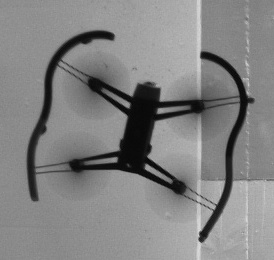
#> input picture classes/CS493-DirectedStudy/images/HOGim.jpg, 274 x 260 px
$ python main.py images/HOGim.jpg images/ferrisWheel.jpg   (older library calls are emulated)
#> lines starting #> are read from the running program, lines starting #| are printed output that depends on the picture
#> further down, hogImage is the input picture: shape (260, 274, 3); min 3, max 218, mean 130.5
### classes/CS493-DirectedStudy/hog.py
import cv2
import math
import numpy as np
from PIL import Image

def HOGifyImage(imname, xDim, yDim):
#> called with xDim = 128, yDim = 128
	imname = cv2.resize(imname, (xDim, yDim))
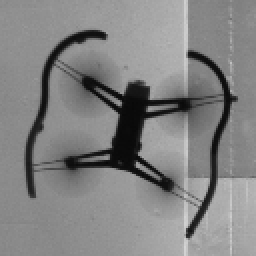
#> imname: shape (128, 128, 3) (shown 2 times larger); min 7, max 213, mean 130.4
	imname = np.float32(imname)/255.0;
	return imname

def fillHistogram(angle, mag, hist):
	dist = (angle % 20) / 20
	upper =  mag * dist
	lower = mag * (1-dist)
	temp = (angle % 180) / 20
	lowbin = int(math.floor(temp))
	upbin = (int(math.ceil(temp))%9)
	hist[lowbin] += lower
	hist[upbin] += upper

def normalizeBlock(h1, h2, h3, h4):
	sum = 0.0
	normalVector = np.zeros(36)

	for i in range(9):
		sum += (h1[i]**2 + h2[i]**2 + h3[i]**2 + h4[i]**2)

	normal = sum**0.5

	for i in range(9):
		if normal != 0:
			normalVector[i] = h1[i]/normal
			normalVector[i+9] = h2[i]/normal
			normalVector[i+18] = h3[i]/normal
			normalVector[i+27] = h4[i]/normal

	return normalVector

def concat(features, blocks):
	for block in blocks:
		for b in block:
			features.append(b)

def HOG(im):
	# Apply Sobel masks for edge detection
	gx = cv2.Sobel(im, cv2.CV_32F, 1, 0, ksize=1)
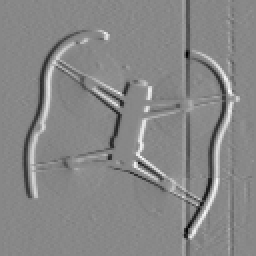
#> gx: shape (128, 128, 3) float32 (shown 2 times larger); min -0.682, max 0.604, mean 0.000521; drawn with min black and max white
	gy = cv2.Sobel(im, cv2.CV_32F, 0, 1, ksize=1)
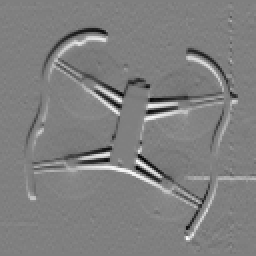
#> gy: shape (128, 128, 3) float32 (shown 2 times larger); min -0.588, max 0.584, mean 0.00026; drawn with min black and max white

	# Find magnitude and angle of sobel masks
	mag, angle = cv2.cartToPolar(gx, gy, angleInDegrees=True)
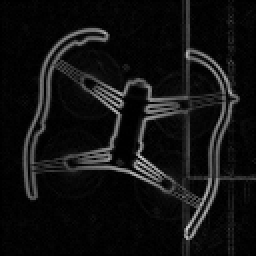
#> mag: shape (128, 128, 3) float32 (shown 2 times larger); min 0, max 0.817, mean 0.0703
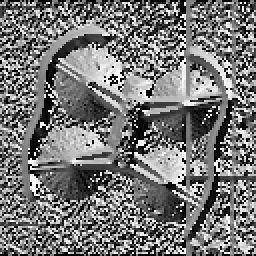
#> angle: shape (128, 128, 3) float32 (shown 2 times larger); min 0, max 359.2, mean 166.6; drawn with min black and max white

	# Create array of histos
	histograms = np.zeros((16,16,9))

	# Loop across every 8x8 block of pixels
	xpos = 0
	ypos = 0

	for i in range(0, 16):
		for j in range(0, 16):
			for x in range(xpos, xpos + 8):
				for y in range(ypos, ypos + 8):
					fillHistogram(angle[xpos][ypos][0], mag[xpos][ypos][0], histograms[i][j] )
			ypos += 8
			if ypos == 128:
				ypos = 0
				xpos += 8
#> this loop made 16 passes

	# Normalize 16x16 blocks
	blocks = []
	for r in range(0, 15):
		for c in range(0, 15):
			blocks.append(normalizeBlock(histograms[r][c], histograms[r][c+1], histograms[r+1][c], histograms[r+1][c+1]))

	# Concatenate the vectors
	featureVector = []
	concat(featureVector, blocks)
	featureVector = np.array(featureVector)

	return featureVector


### classes/CS493-DirectedStudy/main.py
# this program takes in an image and a video from the command line
# constructs a HOG feature descriptor out of the image
# and uses optical flow to compares two video frames to find if there is a difference in the images
# then verifies a continual disturbance in the video
# and once confirmed creates a bounding box on the frame
# creates another HOG feature descriptor out of that bounded area
# compares the two and if within defined threshold begins tracking the object found

import cv2
import sys
import numpy as np
import imutils
from PIL import Image as img
from PIL import ImageChops as imgc
from hog import HOG
from hog import HOGifyImage as hogify


def frameCheck(ok):
	if not ok:
		print("Error: Cannot read frame of video file")
		sys.exit()

# iterate through objects taking
# take each element and computer difference vector
# instead of wasting time iterating through each object multiple times
# automatically use computed value to create running similarity score
# calculate similarity score by taking magnitude of difference vector
def compareHOG(h1, h2):
	sum = 0
	# sum the squared difference of the two feature descriptors
	for i, j in zip(h1,h2):
		sum += (i - j)**2

	# root the sum and return it as the similarity score
	return sum**0.5


if __name__ == '__main__':
	# variables
	imageIsBlack = True
	contiguous = 0
	imageIsNotEntirelyBlack = False
	desiredThreshold = 19
	frameCount = 0
	contiguousPassed = False
	contiguousFramesNeeded = 35
	xSmallest = 8192
	ySmallest = 8192
	largestXW = 0
	largestYH = 0
	num = 0

	# detect based on HOG
	if len(sys.argv) != 3:
		print("Error: command line should look like: \"python <fileName.py> <target image> <video file>\"")
		sys.exit()

	# read video
	video = cv2.VideoCapture(sys.argv[2])

	# exit if video not opened
	if not video.isOpened():
		print("Error: Could not open video")
		sys.exit()

	# create HOG and feature descriptor
	hogImage = cv2.imread(sys.argv[1])
	hogImage = hogify(hogImage, 128, 128)
	targetFD = HOG(hogImage)

	# while we do not have 10 consecutive frames that have changed
	print( "Processing video... ")
	while not contiguousPassed:
		while imageIsBlack:
			# get first frame and resize if ok
			ok, frame = video.read()
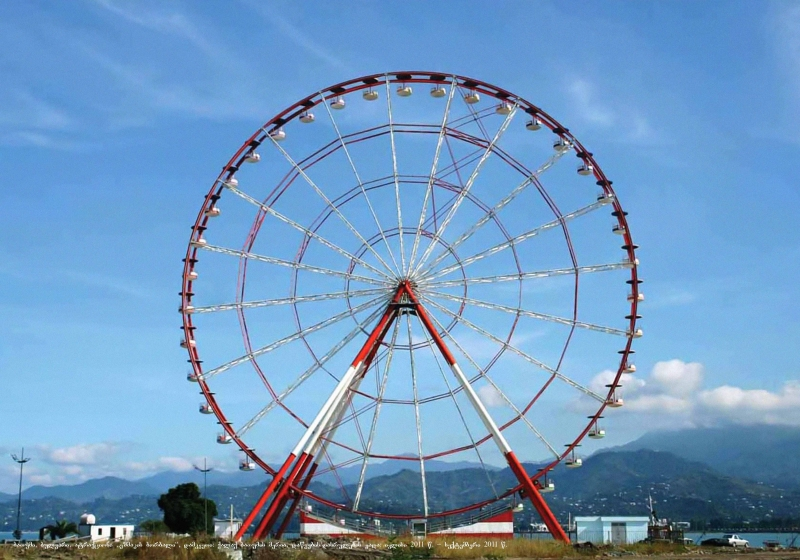
#> input picture classes/CS493-DirectedStudy/images/ferrisWheel.jpg, 800 x 560 px
#> frame is the input picture: shape (560, 800, 3); mean B, G, R 193, 153.9, 112.7
			frameCheck(ok)
			frame = imutils.resize( frame, width = 800 )

			# get second frame and resize if ok
			ok2, frame2 = video.read()
			frameCheck(ok2)
			frame2 = imutils.resize( frame2, width = 800 )

			# calculate absolute difference frame
			absFrame = cv2.absdiff( frame, frame2 )
#> absFrame: shape (560, 800, 3); every value is 0

			# apply threshold on frame to only pick up larger areas of difference
			threshFrame = cv2.threshold(absFrame,100,255,cv2.THRESH_BINARY)[1]

			# dilate the thresholded image to fill holes
			threshFrame = cv2.dilate(threshFrame,None,iterations=2)

			# convert numpy array back to PIL image
			pilImage = img.fromarray(threshFrame)

			# check if image is black
			if not pilImage.getbbox():
				# save copy of initial frame for later comparison
				if frameCount == 0:
					savedFrame = frame
					frameCount = 1
				# loop
				imageIsBlack = True
				# get new set of images and start again

			else:
				print( "NOTICE: Potential candidate found..." )
				# break loop
				imageIsBlack = False
				imageIsNotEntirelyBlack = True
				# start counting if subsequent frames are also not black
				contiguous = contiguous + 1
				# show image
				#cv2.imshow("compareFrame.jpg", compareFrame)
				#cv2.waitKey(0)

		# break out of while and begin counting subsequent frames to determine
		print("Verifying video disturbance...")
		while imageIsNotEntirelyBlack and contiguous < contiguousFramesNeeded:
			# get frame and resize if ok
			ok, frame = video.read()
			frameCheck(ok)
			frame = imutils.resize( frame, width = 800 )

			# calculate abs frame
			absFrame = cv2.absdiff( frame, savedFrame )

			# apply threshold on frame to only pick up larger areas
			threshFrame = cv2.threshold(absFrame,100,255,cv2.THRESH_BINARY)[1]

			# dilate the thresholded image to fill holes
			threshFrame = cv2.dilate(threshFrame,None,iterations=2)

			# convert numpy array back to PIL image
			pilImage = img.fromarray(threshFrame)

			# check if image is black
			if pilImage.getbbox():
				# image was not black
				contiguous = contiguous + 1
				imageIsNotEntirelyBlack = True

				# check loop ending condition
				if contiguous >= 10:
					contiguousPassed = True
				# loop
			else:
				# image was black
				imageIsNotEntirelyBlack = False
				# reset contiguous
				contiguous = 0

	# end of contiguous loop

	# recolor to grayscale for contouring
	print("Thresholding the frame...")
	threshFrame = cv2.cvtColor( threshFrame, cv2.COLOR_BGR2GRAY )
	(_,contours,_)=cv2.findContours( threshFrame, cv2.RETR_EXTERNAL, cv2.CHAIN_APPROX_SIMPLE)

	# contour image
	print("Computing contours...")
	for c in contours:
		# if area of contour is too small ignore it
		if cv2.contourArea(c) < 250:
			continue

		# compute bounding box for the contour, draw it, and print
		(x, y, w, h) = cv2.boundingRect(c)

		# get smallest x and y
		if x < xSmallest:
			xSmallest = x
		if y < ySmallest:
			ySmallest = y
		# get largest x+h and y+w
		if (x+w) > largestXW:
			largestXW = x+w
		if (y+h) > largestYH:
			largestYH = y+h

	# get bbox dimensions
	x = xSmallest
	y = ySmallest
	w = largestXW - xSmallest
	h = largestYH - ySmallest

	# define bounding box
	bbox = (x, y, w, h)
	print("bbox found...")

	# crop bounding box area
	subImage = frame[y-20:y+h+50, x-20:x+w+50]
	testImage = frame[50:178, 50:178]
	#testImage = frame[y-20:y+h+20, x-100:x+w-50]

	# hogify cropped image
	subImage = hogify(subImage, 128, 128)
	testImage = hogify(testImage, 128, 128 )

	# create new HOG of cropped area
	videoFrameFD = HOG(subImage)
	testFD = HOG(testImage)

	# get similarity scores from feature descriptors
	similarityScore = compareHOG( targetFD, videoFrameFD )
	similarityScore2 = compareHOG( targetFD, testFD )

	if similarityScore < desiredThreshold:
		print( "Target located in video...")
		print( "Initializing tracking...")
	else:
		print( "WARNING: Candidate object not within defined confidence of target parameters..." )
		print( "Quitting..." )
		sys.exit()

	# [9 lines of commented-out code are left out]
	tracker_types = ['BOOSTING', 'MIL','KCF', 'TLD', 'MEDIANFLOW']
	tracker_type = tracker_types[0]
	tracker = cv2.Tracker_create(tracker_type)

	# place rectangle on frame of bounding box
	cv2.rectangle(frame,(x,y),(x+w,y+h),(255,0,0),2)

	text = "Target"
	cv2.putText(frame,text, (x,y-10),cv2.FONT_HERSHEY_SIMPLEX, 0.50,(255,0,0),2)

	print( "Tracking...")
	run = True
	while run:
		# Initialize tracker with first frame and bounding box
		ok = tracker.init(frame, bbox)

		# Read a new frame
		ok, frame = video.read()
		frame = imutils.resize( frame, width = 800 )
		if not ok:
		    break

		# Start timer
		timer = cv2.getTickCount()

		# Update tracker
		ok, bbox = tracker.update(frame)

		# Calculate Frames per second (FPS)
		fps = cv2.getTickFrequency() / (cv2.getTickCount() - timer);

		# Draw bounding box
		if ok:
			# Tracking success
			p1 = (int(bbox[0]), int(bbox[1]))
			p2 = (int(bbox[0] + bbox[2]), int(bbox[1] + bbox[3]))
			cv2.rectangle(frame, p1, p2, (255,0,0), 2, 1)
		else :
			# Tracking failure
			cv2.putText(frame, "Tracking failure detected", (100,80), cv2.FONT_HERSHEY_SIMPLEX, 0.75,(0,0,255),2)

		# Display tracker type on frame
		cv2.putText(frame, tracker_type + " Tracker", (100,20), cv2.FONT_HERSHEY_SIMPLEX, 0.75, (50,170,50),2);

		# Display FPS on frame
		cv2.putText(frame, "FPS : " + str(int(fps)), (100,50), cv2.FONT_HERSHEY_SIMPLEX, 0.75, (50,170,50), 2);

		# Display result
		cv2.imshow("Tracking", frame)

		# Exit if ESC pressed
		k = cv2.waitKey(1) & 0xff
		if k == 27 : break
